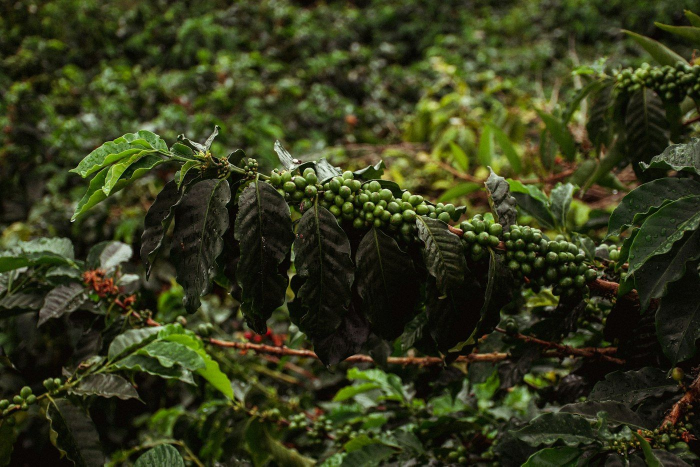
#> input picture frontend/img/hero.jpg, 1400 x 933 px (shown at 1/2 size)
$ python optimizar_fotos.py
#> lines starting #> are read from the running program, lines starting #| are printed output that depends on the picture
# -*- coding: utf-8 -*-
"""Ajusta el tamaño de las fotos al que realmente se muestra (rendimiento: Lighthouse) y crea la portada ligera hero-800.jpg.
Se ejecuta después de fotos_temporales.py o tras reemplazar las fotos por las propias.
Uso: python docs/tools/sprint4/optimizar_fotos.py"""
import os

from PIL import Image

IMG = os.path.normpath(os.path.join(os.path.dirname(os.path.abspath(__file__)), "..", "..", "..", "frontend", "img"))
# archivo -> (ancho máximo, calidad JPEG)
AJUSTES = {"hero.jpg": (1400, 76), "cierre.jpg": (1400, 70), "normativa.jpg": (720, 74), "cifras.jpg": (720, 74), "proceso.jpg": (720, 74)}


def guardar(im, ruta, ancho, calidad):
    if im.width > ancho:
        im = im.resize((ancho, round(im.height * ancho / im.width)), Image.LANCZOS)
    im.save(ruta, "JPEG", quality=calidad, optimize=True, progressive=True)
    return os.path.getsize(ruta) / 1024


for nombre, (ancho, calidad) in AJUSTES.items():
    ruta = os.path.join(IMG, nombre)
    im = Image.open(ruta); im.load(); im = im.convert("RGB")
#> further down, im is the input picture: PIL image 1400x933 RGB; mean R, G, B 53, 58.1, 27.4
    antes = os.path.getsize(ruta) / 1024
    print(f"{nombre:14} {antes:5.0f} KB -> {guardar(im, ruta, ancho, calidad):5.0f} KB")
#| hero.jpg         231 KB ->   223 KB
im = Image.open(os.path.join(IMG, "hero.jpg")).convert("RGB")
print(f"{'hero-800.jpg':14} nuevo   -> {guardar(im, os.path.join(IMG, 'hero-800.jpg'), 800, 72):5.0f} KB")
#> in guardar (call 6), `im = im.resize((ancho, round(im.height * ancho / im.width)), Image.LAN..`:
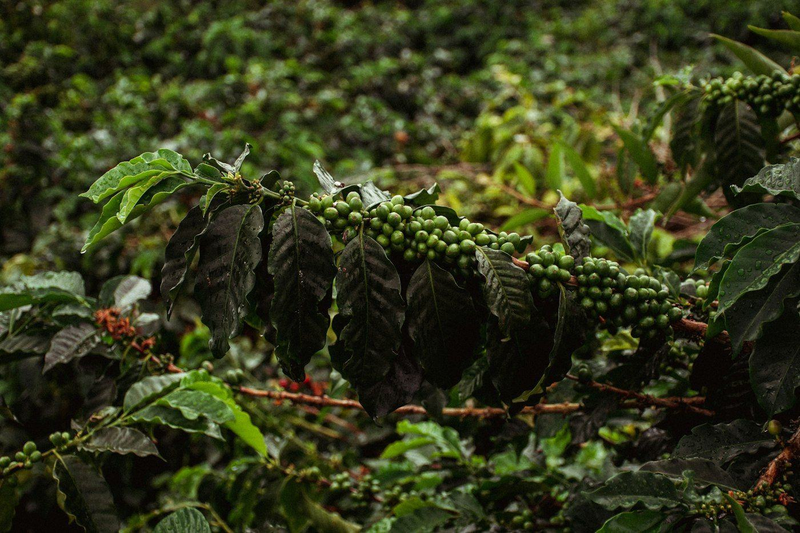
#> im: PIL image 800x533 RGB; mean R, G, B 53, 58.1, 27.7
#| hero-800.jpg   nuevo   ->    71 KB
